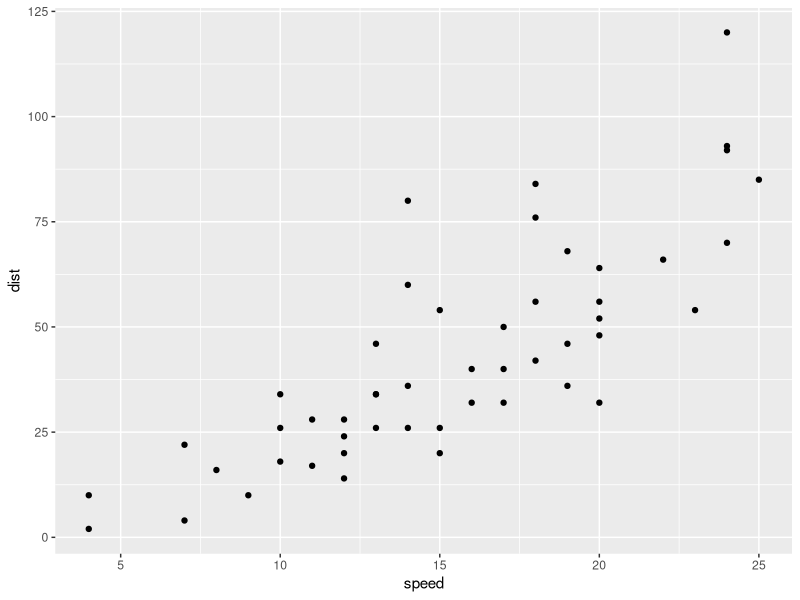
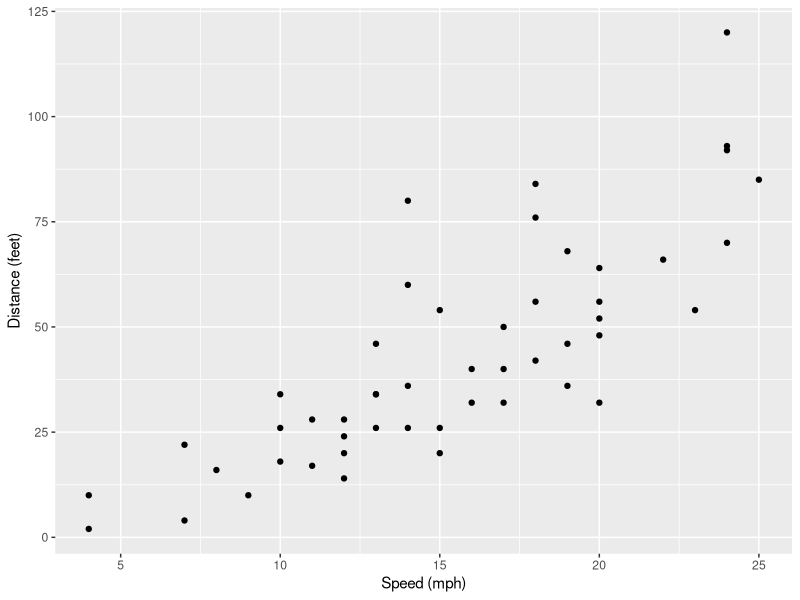
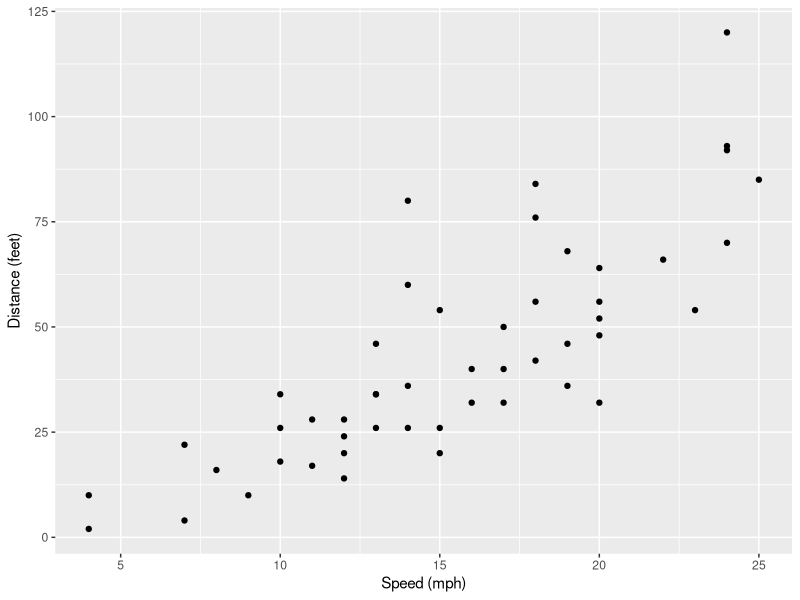
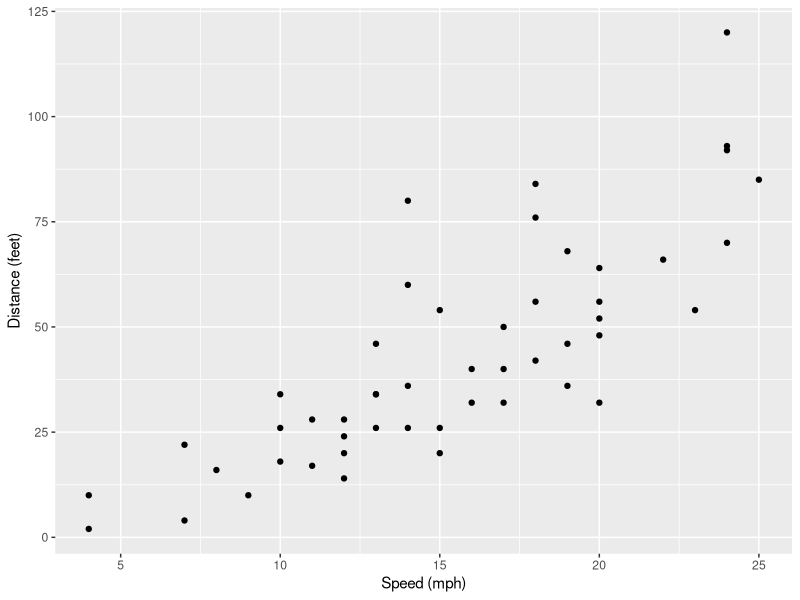
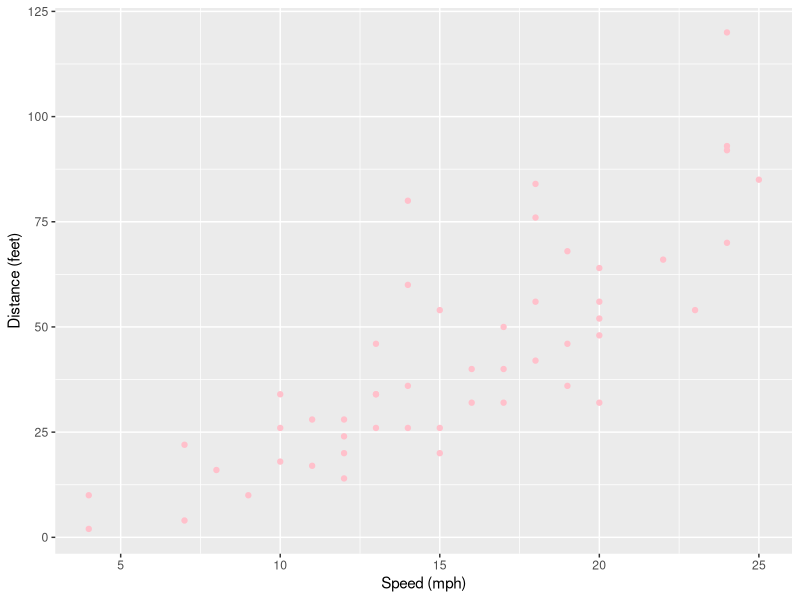
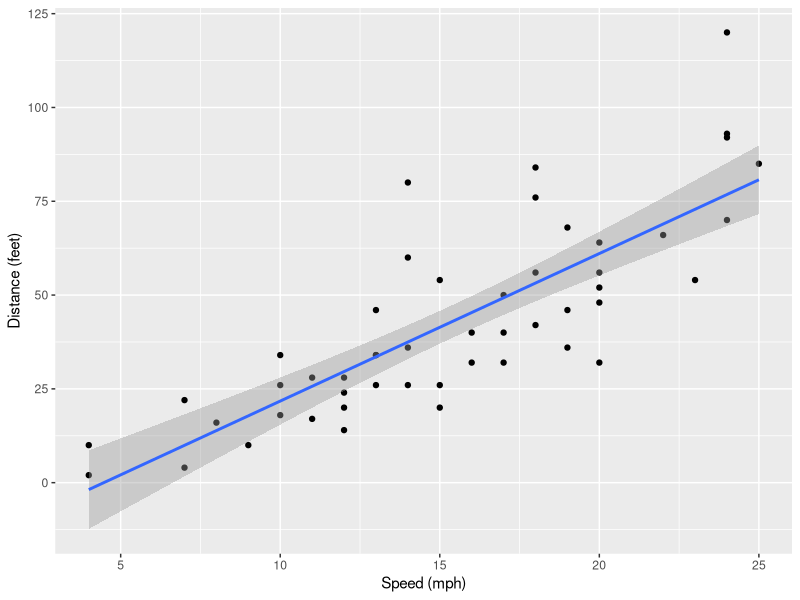
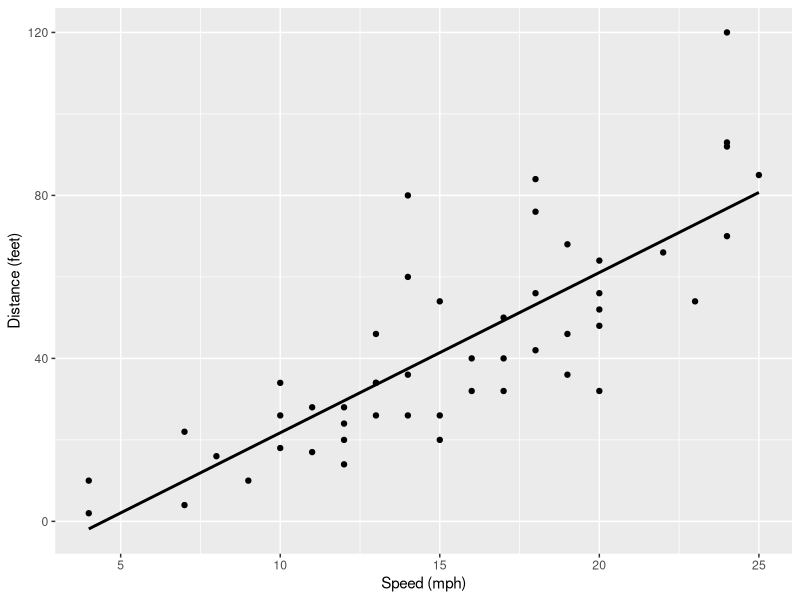
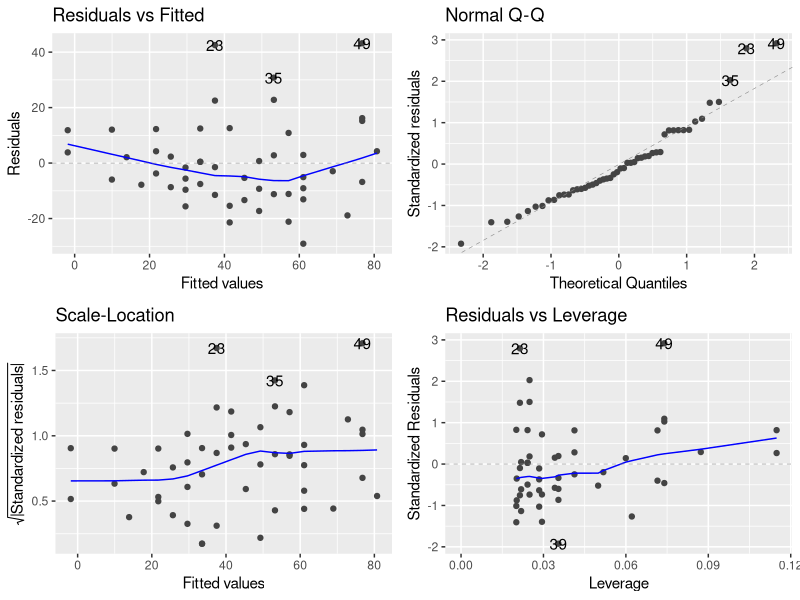

Here is the R script that generated these plots, in order:
## ---- chunk 1
library(tidyverse)
## ---- chunk 2
cars
## ---- chunk 3
summary(cars)
## ---- chunk 4
ggplot(cars, aes(x = speed, y = dist)) +
  geom_point()
## ---- chunk 5
ggplot(cars, aes(x = speed, y = dist)) +
  geom_point() +
  labs(x = "Speed (mph)", y = "Distance (feet)")
## ---- chunk 6
ggplot(cars, aes(x = speed, y = dist)) +
  geom_point() +
  labs(x = "Speed (mph)", y = "Distance (feet)")
## ---- chunk 7
ggplot(cars, aes(x = speed, y = dist)) +
  geom_point() +
  labs(x = "Speed (mph)", y = "Distance (feet)")
## ---- chunk 8
ggplot(cars, aes(x = speed, y = dist)) +
  geom_point(colour = "pink") +
  labs(x = "Speed (mph)", y = "Distance (feet)")
## ---- chunk 9
fit <- lm(dist ~ speed, data = cars)
summary(fit)
## ---- chunk 10
summary(fit)$coefficients
## ---- chunk 11
library(knitr)
kable(summary(fit)$coefficients, 
      format = "html")
## ---- chunk 12
library(kableExtra)
kable(summary(fit)$coefficients, 
      format = "html", 
      caption = "Regression model result when applied to data `cars`.", 
      digits = 4) %>%
  kable_styling(position = "center")
## ---- chunk 13
fit.results <- as.data.frame(summary(fit)$coefficients)
row.names(fit.results) <- c("Intercept", "Speed")
kable(fit.results, 
      format = "html", 
      caption = "Regression model result when applied to data `cars`.", 
      digits = 4) %>%
  kable_styling(position = "center")
## ---- chunk 14
names(fit.results) <- c("Estimated Value", "Standard Error", "Statistic", "p-value")
kable(fit.results, 
      format = "html", 
      caption = "Regression model result when applied to data `cars`.", 
      digits = 4) %>%
  kable_styling(position = "center")
## ---- chunk 15
ggplot(cars, aes(x = speed, y = dist)) +
  geom_point() +
  labs(x = "Speed (mph)", y = "Distance (feet)") +
  geom_smooth(method = "lm", se = TRUE)
## ---- chunk 16
ggplot(cars, aes(x = speed, y = dist)) +
  geom_point() +
  labs(x = "Speed (mph)", y = "Distance (feet)") +
  geom_smooth(method = "lm", se = FALSE, colour = "black")
## ---- chunk 17
library(ggfortify)
autoplot(fit)
